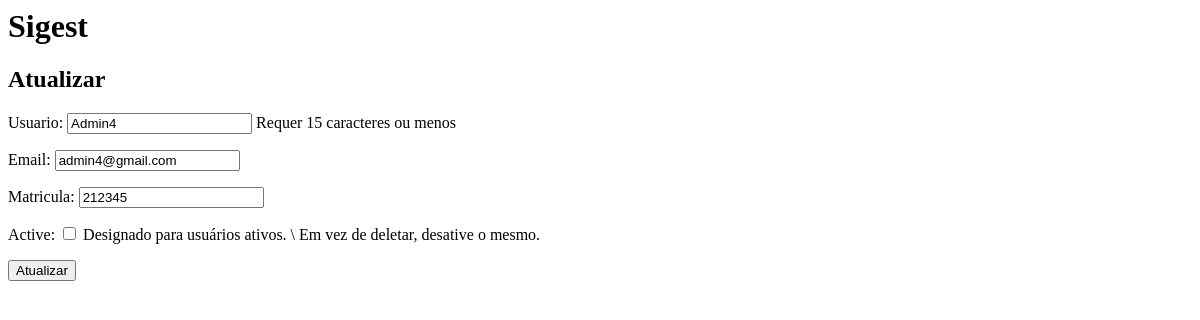
The page /accounts/update2/users/ on the database as committed earlier.
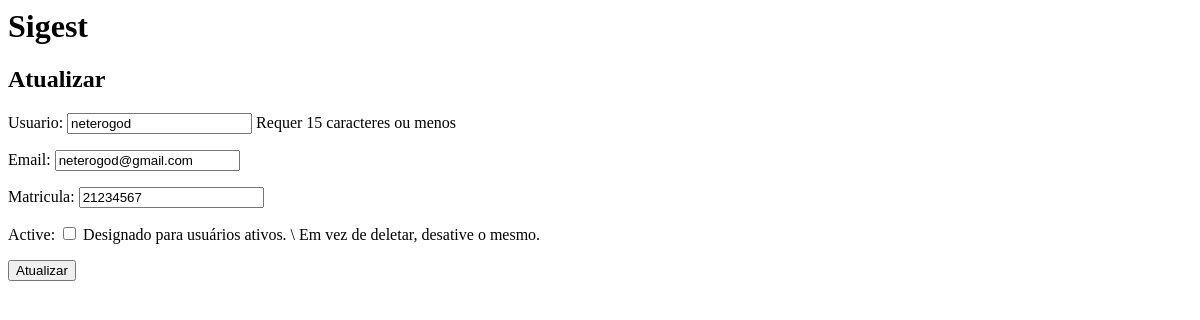
The same page on the database as committed later.
### usuarios/models.py (models this page shows)
class Usuario(AbstractBaseUser,PermissionsMixin):
    first_name = models.CharField(_('Nome completo'), max_length=255,  help_text=_('Defina seu nome completo, exemplo: Fulano da Silva'))
    username = models.CharField(_('usuario'), max_length=15, unique=True, help_text=_('Requer 15 caracteres ou menos'))
    password = models.CharField(_('senha'), max_length=15, help_text=('Digite uma senha com 15 caracteres ou menos'))
    email = models.EmailField(_('email'), max_length=255, unique=True)
    is_superuser = models.BooleanField(_('Status de Superusuário'), default=False,
                                       help_text=_('Designado para Superusuários '))
    is_staff = models.BooleanField(_('Status de staff'), default=False,
                                   help_text=_('Designado para usuarios da equipe'))
    is_active = models.BooleanField(_('active'), default=False,
                                    help_text=_('Designado para usuários ativos. \ Em vez de deletar, desative o mesmo.'))
    is_student = models.BooleanField (_('Aluno'), default=False,
                                      help_text=_('Designado para usuarios do tipo Aluno'))
    is_advisor = models.BooleanField(_('Orientador'), default=False,
                                      help_text=_('Designado para usuarios do tipo Orientador'))
    is_supervisor = models.BooleanField(_('Supervisor'), default=False,
                                      help_text=_('Designado para usuarios do tipo Supervisor'))
    date_joined = models.DateTimeField(_('data de ingresso'), default=timezone.now)
    is_trusty = models.BooleanField(_('Email confirmado'), default=False,
                                    help_text=_('Usuários com contas confirmadas.'))
    matricula = models.IntegerField()
    objects = UserManager()
    USERNAME_FIELD = 'username'
    REQUIRED_FIELDS = ['email', 'matricula', 'is_staff', 'is_superuser']
    class Meta:
        verbose_name = _('usuario')
        verbose_name_plural = _('usuarios')

### usuarios/views/advisor.py (the view)
# urls.py: path('accounts/update<int:pk>/users/',advisor.AdvisorUpdate.as_view(),name='advisor_update'),
class AdvisorUpdate(UpdateView):
    model = Usuario
    form_class = AdvisorUpdateForm
    context_object_name = 'advisor_update'
    template_name = 'advisors/advisor_update.html'
    success_url = reverse_lazy('advisor_list')

### usuarios/forms.py (shortened to what this page needs)
class AdvisorUpdateForm(forms.ModelForm):
    class Meta:
        model = Usuario
        fields = ('username', 'email','matricula','is_active')

### usuarios/templates/advisors/advisor_update.html (shortened to what this page needs)
{% extends 'base.html' %}
{% block content %}
  <h2>Atualizar</h2>
  <form method="post">
    {{ form.as_p }}
    <button type="submit">Atualizar</button>
  </form>
{% endblock %}

Rows that differ between the two databases and show on the page:
changed Usuario: username "Admin4" → "neterogod"; email "admin4@gmail.com" → "neterogod@gmail.com"; matricula "212345" → "21234567"
